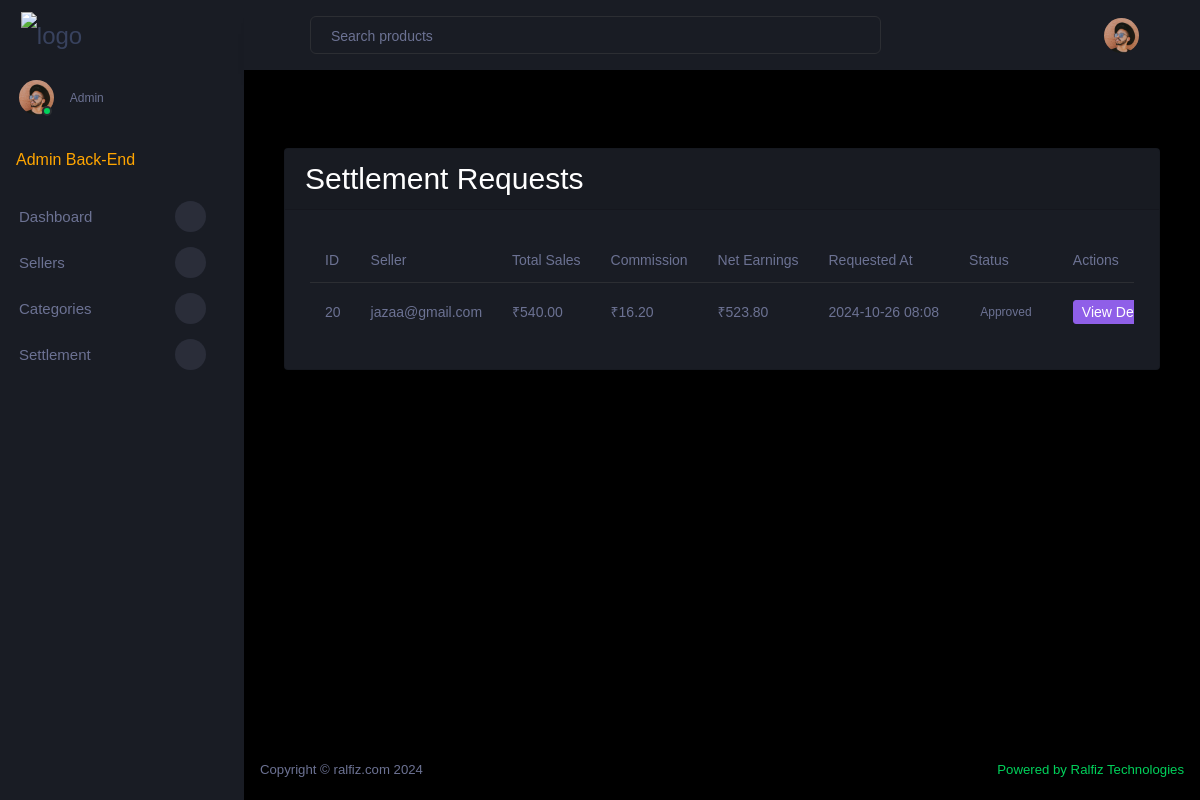
The app's page /settlement-requests_admin/ (signed in) with its own data.
### store/models.py (models this page shows, shortened)
class SettlementRequest(models.Model):
    seller = models.ForeignKey(settings.AUTH_USER_MODEL, on_delete=models.CASCADE, related_name='settlement_requests')
    total_sales = models.DecimalField(max_digits=10, decimal_places=2)
    total_commission = models.DecimalField(max_digits=10, decimal_places=2)
    net_earnings = models.DecimalField(max_digits=10, decimal_places=2)
    requested_at = models.DateTimeField(auto_now_add=True)
    status = models.CharField(max_length=20, choices=[('pending', 'Pending'), ('approved', 'Approved'), ('rejected', 'Rejected')], default='pending')
    admin_comment = models.TextField(blank=True, null=True)

class User(AbstractBaseUser, PermissionsMixin):
    email = models.EmailField(unique=True)
    is_seller = models.BooleanField(default=False)
    is_admin = models.BooleanField(default=False)
    is_active = models.BooleanField(default=True)
    is_staff = models.BooleanField(default=False)
    objects = CustomUserManager()
    USERNAME_FIELD = 'email'
    REQUIRED_FIELDS = []

### store/views.py (the view)
# urls.py: path('settlement-requests_admin/', views.settlement_requests_list_admin, name='settlement_requests_list_admin'),
@user_passes_test(lambda u: u.is_admin)
def settlement_requests_list_admin(request):
    settlement_requests = SettlementRequest.objects.all().order_by('-requested_at')
    return render(request, 'store/admin_settlement_request.html', {'settlement_requests': settlement_requests})

### store/templates/store/admin_settlement_request.html (shortened to what this page needs)
{% extends 'store/base.html' %}
{% block content %}
<div class="container mt-5">
    <div class="card">
        <div class="card-header">
            <h2 class="mb-0">Settlement Requests</h2>
        </div>
        <div class="card-body">
            {% if settlement_requests %}
            <div class="table-responsive">
                <table class="table table-hover">
                    <thead>
                        <tr>
                            <th>ID</th>
                            <th>Seller</th>
                            <th>Total Sales</th>
                            <th>Commission</th>
                            <th>Net Earnings</th>
                            <th>Requested At</th>
                            <th>Status</th>
                            <th>Actions</th>
                        </tr>
                    </thead>
                    <tbody>
                        {% for request in settlement_requests %}
                        <tr>
                            <td>{{ request.id }}</td>
                            <td>{{ request.seller.email }}</td>
                            <td>₹{{ request.total_sales }}</td>
                            <td>₹{{ request.total_commission }}</td>
                            <td>₹{{ request.net_earnings }}</td>
                            <td>{{ request.requested_at|date:"Y-m-d H:i" }}</td>
                            <td>
                                <span class="badge badge-{{ request.status }}">
                                    {{ request.get_status_display }}
                                </span>
                            </td>
                            <td>
                                <a href="{% url 'settlement_request_detail' request.id %}" class="btn btn-sm btn-info mr-2">
                                    View Details
                                </a>
                            </td>
                        </tr>
                        {% endfor %}
                    </tbody>
                </table>
            </div>
            {% else %}
            <div class="alert alert-info" role="alert">
                <i class="fas fa-info-circle mr-2"></i> No settlement requests found
            </div>
            {% endif %}
        </div>
    </div>
</div>
{% endblock %}

### records on screen
SettlementRequest: id "20", seller.email "jazaa@gmail.com", total_sales "540.00", total_commission "16.20", net_earnings "523.80", requested_at "2024-10-26 08:08", status "Approved"
